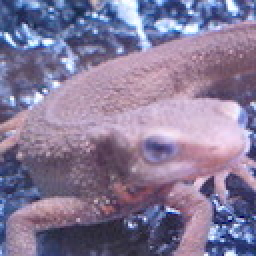
#> input picture Image_Processing_100_Questions/Question_11_20/imori.png, 128 x 128 px (shown 2 times larger)
$ python Q14_differential_filter.py
#> lines starting #> are read from the running program, lines starting #| are printed output that depends on the picture
import cv2
import numpy as np

src = cv2.imread("imori.png")
#> src is the input picture: shape (128, 128, 3); mean B, G, R 152.8, 121.8, 134.1
height, width, channels = src.shape
#> height = 128; width = 128; channels = 3

b = src[..., 0]
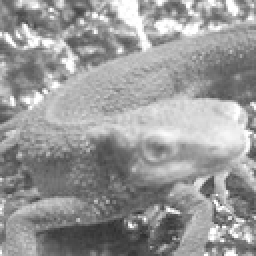
#> b: shape (128, 128) (shown 2 times larger); min 46, max 255, mean 152.8
g = src[..., 1]
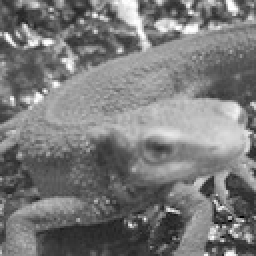
#> g: shape (128, 128) (shown 2 times larger); min 0, max 255, mean 121.8
r = src[..., 2]
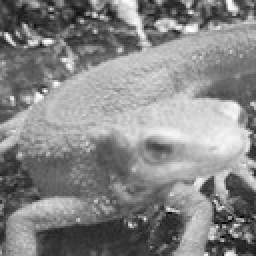
#> r: shape (128, 128) (shown 2 times larger); min 0, max 255, mean 134.1
gray = 0.2126 * r + 0.7152 * g + 0.0722 * b
gray = gray.astype(np.uint8)

out_v = np.zeros_like(gray, np.uint8)
out_h = np.zeros_like(gray, np.uint8)

kernel_size = 3
kernel_v = [[0, -1, 0], [0, 1, 0], [0, 0, 0]]
kernel_h = [[0, 0, 0], [-1, 1, 0], [0, 0, 0]]

pad = kernel_size // 2
src_pad = np.zeros((height + pad * 2, width + pad * 2), np.float32)
src_pad[pad: height + pad, pad: width + pad] = gray.copy()
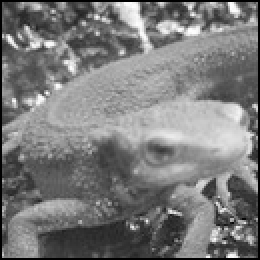
#> src_pad: shape (130, 130) float32 (shown 2 times larger); min 0, max 254, mean 122.3

for i in range(height):
    for j in range(width):
        out_v[i, j] = np.sum(kernel_v * src_pad[i: i + kernel_size, j: j + kernel_size])
        out_h[i, j] = np.sum(kernel_h * src_pad[i: i + kernel_size, j: j + kernel_size])
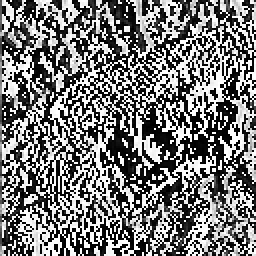
#> out_h: shape (128, 128) (shown 2 times larger); min 0, max 255, mean 120.9
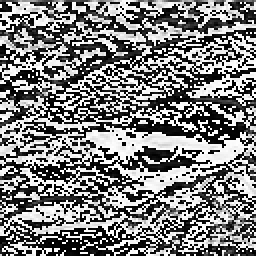
#> out_v: shape (128, 128) (shown 2 times larger); min 0, max 255, mean 126.3
out_v = np.clip(out_v, 0, 255)
out_h = np.clip(out_h, 0, 255)

cv2.imshow("result vertical", out_v)
cv2.imshow("result horizon", out_h)
cv2.imwrite("answer14_vertical.jpg", out_v)
cv2.imwrite("answer14_horizon.jpg", out_h)
cv2.waitKey(0)
cv2.destroyAllWindows()
